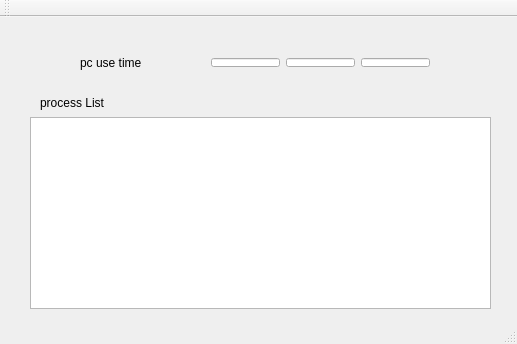
<?xml version="1.0" encoding="UTF-8"?>
<ui version="4.0">
 <class>MainWindow</class>
 <widget class="QMainWindow" name="MainWindow">
  <property name="geometry">
   <rect>
    <x>0</x>
    <y>0</y>
    <width>517</width>
    <height>344</height>
   </rect>
  </property>
  <property name="windowTitle">
   <string>MainWindow</string>
  </property>
  <widget class="QWidget" name="centralWidget">
   <widget class="QLabel" name="label">
    <property name="geometry">
     <rect>
      <x>80</x>
      <y>30</y>
      <width>91</width>
      <height>31</height>
     </rect>
    </property>
    <property name="text">
     <string>pc use time</string>
    </property>
   </widget>
   <widget class="QLabel" name="label_5">
    <property name="geometry">
     <rect>
      <x>40</x>
      <y>70</y>
      <width>91</width>
      <height>31</height>
     </rect>
    </property>
    <property name="text">
     <string>process List</string>
    </property>
   </widget>
   <widget class="QWidget" name="layoutWidget">
    <property name="geometry">
     <rect>
      <x>204</x>
      <y>10</y>
      <width>251</width>
      <height>20</height>
     </rect>
    </property>
    <layout class="QHBoxLayout" name="horizontalLayout">
     <item>
      <widget class="QLabel" name="label_4">
       <property name="text">
        <string>hours</string>
       </property>
      </widget>
     </item>
     <item>
      <widget class="QLabel" name="label_2">
       <property name="text">
        <string>minute</string>
       </property>
      </widget>
     </item>
     <item>
      <widget class="QLabel" name="label_3">
       <property name="text">
        <string>seconds</string>
       </property>
      </widget>
     </item>
    </layout>
   </widget>
   <widget class="QWidget" name="layoutWidget">
    <property name="geometry">
     <rect>
      <x>200</x>
      <y>30</y>
      <width>241</width>
      <height>31</height>
     </rect>
    </property>
    <layout class="QHBoxLayout" name="horizontalLayout_2">
     <item>
      <widget class="QLineEdit" name="hours"/>
     </item>
     <item>
      <widget class="QLineEdit" name="minutes"/>
     </item>
     <item>
      <widget class="QLineEdit" name="seconds"/>
     </item>
    </layout>
   </widget>
   <widget class="QTableView" name="tableView">
    <property name="geometry">
     <rect>
      <x>30</x>
      <y>100</y>
      <width>461</width>
      <height>192</height>
     </rect>
    </property>
   </widget>
  </widget>
  <widget class="QMenuBar" name="menuBar">
   <property name="geometry">
    <rect>
     <x>0</x>
     <y>0</y>
     <width>517</width>
     <height>22</height>
    </rect>
   </property>
  </widget>
  <widget class="QToolBar" name="mainToolBar">
   <attribute name="toolBarArea">
    <enum>TopToolBarArea</enum>
   </attribute>
   <attribute name="toolBarBreak">
    <bool>false</bool>
   </attribute>
  </widget>
  <widget class="QStatusBar" name="statusBar"/>
 </widget>
 <layoutdefault spacing="6" margin="11"/>
 <resources/>
 <connections/>
</ui>
